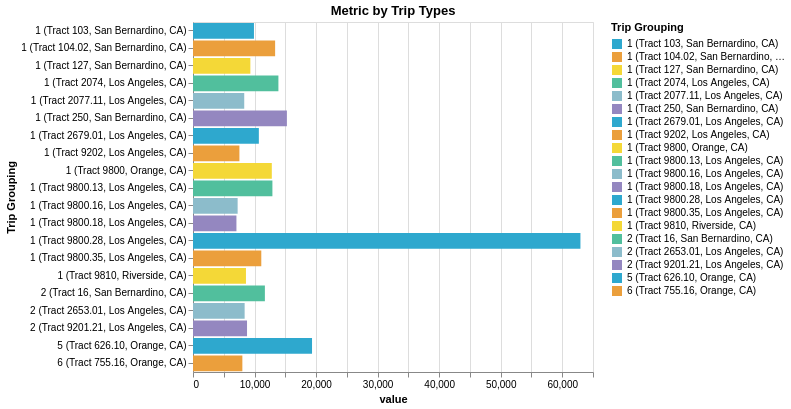

This figure's notebook cell:
### Code cell
metrics_list = summary_melt["Metric"].unique().tolist()

metrics_dropdown = alt.binding_select(
        options=metrics_list,
        name="Metrics: ",
    )
    # Column that controls the bar charts
xcol_param = alt.selection_point(
        fields=["Metric"], value=metrics_list[0], bind=metrics_dropdown
    )

chart = (alt.Chart(summary_melt, title="Metric by Trip Types")
        .mark_bar()
        .encode(
            x=alt.X("value"),
            y=alt.Y("Trip Grouping"),
            color=alt.Color("Trip Grouping",
                                  scale=alt.Scale(
                                      range=cp.CALITP_CATEGORY_BRIGHT_COLORS))
        ).properties(width=400, height=350)
    ).add_params(xcol_param).transform_filter(xcol_param)

display(HTML("""
<style>
form.vega-bindings {
  position: absolute;
  left: 0px;
  top: -0px;
}
</style>
"""))

(chart)

### Figure 1 — Vega-Lite specification as saved in the notebook (floating-point values rounded to 4 significant figures; data arrays with more than 128 entries replaced by an {"elided": "..."} marker saying what was removed)
{"config": {"view": {"continuousWidth": 300, "continuousHeight": 300}}, "data": {"name": "data-ac8a92e2b34807ce16a49e988abc3f60"}, "mark": {"type": "bar"}, "encoding": {"color": {"field": "Trip Grouping", "scale": {"range": ["#2EA8CE", "#EB9F3C", "#F4D837", "#51BF9D", "#8CBCCB", "#9487C0"]}, "type": "nominal"}, "x": {"field": "value", "type": "quantitative"}, "y": {"field": "Trip Grouping", "type": "nominal"}}, "height": 350, "params": [{"name": "param_4", "select": {"type": "point", "fields": ["Metric"]}, "bind": {"input": "select", "options": ["Total Trips", "N Auto Trips", "Pct Auto Trips", "N Tranist Trips", "Pct Transit Trips", "N Walking Trips", "Pct Walking Trips", "Auto Mean Minutes", "Auto Median Minutes", "Auto Max Minutes", "Auto Mean Miles", "Auto Median Miles", "Auto Max Miles", "Transit Mean Minutes", "Transit Median Minutes", "Transit Max Minutes", "Transit Mean Miles", "Transit Median Miles", "Transit Max Miles", "Walking Mean Minutes", "Walking Median Minutes", "Walking Max Minutes", "Walking Mean Miles", "Walking Median Miles", "Walking Max Miles"], "name": "Metrics: "}, "value": "Total Trips"}], "title": "Metric by Trip Types", "transform": [{"filter": {"param": "param_4"}}], "width": 400, "$schema": "https://vega.github.io/schema/vega-lite/v5.20.1.json", "datasets": {"data-ac8a92e2b34807ce16a49e988abc3f60": {"elided": "500 records"}}}
